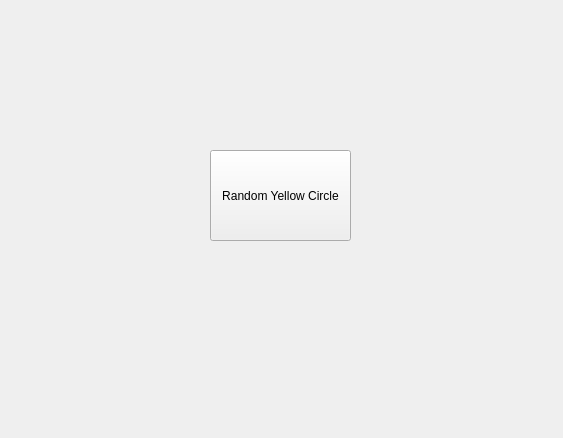
<?xml version="1.0" encoding="UTF-8"?>
<ui version="4.0">
 <class>Form</class>
 <widget class="QWidget" name="Form">
  <property name="geometry">
   <rect>
    <x>0</x>
    <y>0</y>
    <width>563</width>
    <height>438</height>
   </rect>
  </property>
  <property name="windowTitle">
   <string>Form</string>
  </property>
  <widget class="QPushButton" name="pushButton">
   <property name="geometry">
    <rect>
     <x>210</x>
     <y>150</y>
     <width>141</width>
     <height>91</height>
    </rect>
   </property>
   <property name="text">
    <string>Random Yellow Circle</string>
   </property>
  </widget>
 </widget>
 <resources/>
 <connections/>
</ui>
